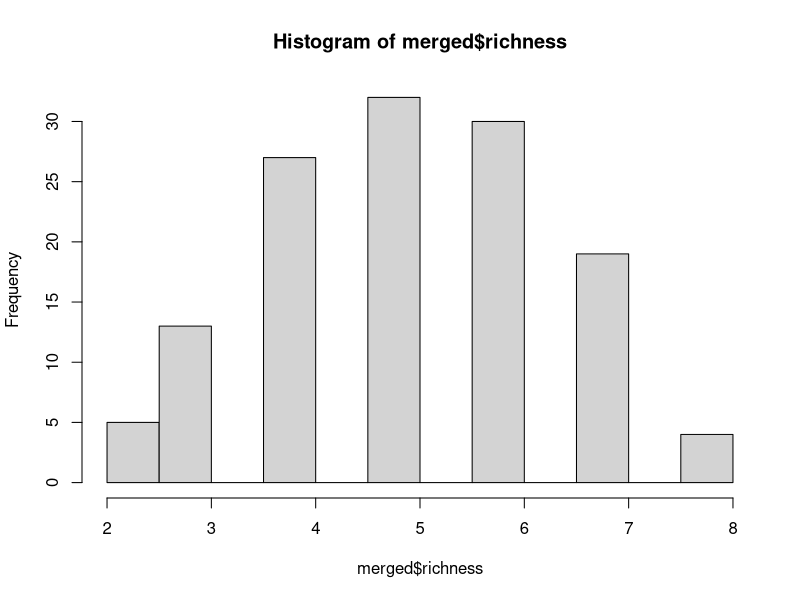

This chart was generated by the following R code: (Note: this script raises an error after producing the figure.)
# Dissertation Modeling Analysis
# 12/03/2024
# Carla Leone

## Load the data----
library(readxl)
library(tidyverse)
indices <- read_excel("data/results.clean.xlsx", 
                      sheet = "matched_times")

phonic <- read_excel("data/phonic_richness.xlsx", 
                            sheet = "big_sheet (3)")


View(indices)
indices<- subset(indices, select = -c(long, lat) ) #remove unnecessary columns

# merge the datasets
View(phonic)
View(indices)
indices <- indices %>%
  rename(minute = recording_minute)
phonic$wav_files <- paste(phonic$recording, phonic$minute, sep = "")
merged <- merge(indices, phonic, by = c("site", "wav_files"))
View(merged)                
str(merged)

library(openxlsx)
write.xlsx(merged, "merged.xlsx")
### Data Exploration ----
library(lme4)
hist(merged$richness)
lm1<- lm(low_richness~habitat, data=merged)
kw_lwrich<- kruskal.test(low_richness~habitat, data=merged)
kw_lwrich
kw_sunrise<- kruskal.test(low_richness~sunrise, data=merged)
kw_sunrise


lme1<- lmer(richness~ACI_low+ ACI_high +ACI_full +AEI_low +AEI_high +AEI_full+ BI_low +BI_high+ BI_full+ H_low+ H_high+ H_full+ TE_low+ TE_high+ TE_full +SE_low+ SE_high+ SE_full  +M_low+ M_high+ M_full+ NDSI + (1|site), data= merged )
print(colnames(merged))

avg_richness<- merged %>%
  group_by(habitat.y) %>%
  summarise(avg_richness = mean(richness),
            sd = sd(richness))%>%
  ungroup()
View(avg_richness)
boxplot(merged$low_richness~merged$habitat)
boxplot(meta_richness$low_richness~meta_richness$habitat)
boxplot(merged$low_richness...26~merged$habitat.y)
boxplot(merged$richness~merged$habitat.y)
merged$wind<- as.factor(merged$wind)
## Random Forest Attempt----
install.packages("randomForest")
library(randomForest)
install.packages("caret")
library(caret)
library(readxl)
library(tidyverse)
library(vegan)
library(datasets)
data<- iris
View(data)

str(merged)
library(readxl)
merged <- read_excel("data/merged.xlsx", 
                     sheet = "merged3")
View(merged)
#training
set.seed(222)
ind <- sample(2, nrow(merged_habitats), replace = TRUE, prob = c(0.7, 0.3))
train <- merged_habitats[ind==1,] #65 values 
train
test <- merged3[ind==2,] # 131 values

#random forest
rf <- randomForest(richness~., data=train, proximity=TRUE) 
print(rf)

p1 <- predict(rf, train)
confusionMatrix(p1, train$ richness)

# adjust the model because clearly has a lot of error
t <- tuneRF(train[,-5], train[,5],
            stepFactor = 0.5,
            plot = TRUE,
            ntreeTry = 150,
            trace = TRUE,
            improve = 0.05)
?tuneRF

# not super sure what this does but lets see
hist(treesize(rf),
     main = "No. of Nodes for the Trees",
     col = "green")

#Variable Importance
varImpPlot(rf1,
           sort = T,
           n.var = 10,
           main = "Top 10 - Variable Importance")
importance(rf)

MDSplot(rf, train$richness)

library(corrplot)
?corrplot
corrplot(cor(matrix_hab1_numeric))
cor(matrix_hab1)
matrix_hab1<- as.matrix(df_habitat_1)
matrix_hab1<- subset(matrix_hab1, select = -c(richness))
str(matrix_hab1)
View(matrix_hab1_numeric)
column_names <- matrix_hab1[1, ]

matrix_hab1_numeric <- as.numeric(matrix_hab1)
matrix_hab1 <- matrix_hab1[-1, ]
colnames(matrix_hab1) <- column_names

### Try forest with low richness ----
str(merged)
merged_habitats<- subset(merged, select = c(1, 4:24,51,57))
View(merged_habitats)
merged_habitats$richness<- as.factor(merged_habitats$richness)
## Split data into habitats
# Data frame for habitat category 1
df_habitat_1 <- merged_habitats %>%
  filter(habitat == 1)%>%
  select(-c(habitat, site))

df_habitat_1$richness<- as.factor(df_habitat_1$richness)

# adjust the model because clearly has a lot of error
t <- tuneRF(train[,-5], train[,5],
            stepFactor = 0.5,
            plot = TRUE,
            ntreeTry = 150,
            trace = TRUE,
            improve = 0.05)

# not super sure what this does but lets see
hist(treesize(rf),
     main = "No. of Nodes for the Trees",
     col = "green")

#Variable Importance
varImpPlot(rf1,
           sort = T,
           n.var = 10,
           main = "Top 10 - Variable Importance")
importance(rf1)
MDSplot(rf1, train1$richness)
# checking correlations between the different variables
View(merged_habitats)
cor_habitats<- subset(merged_habitats, select = -c(site, habitat.y))
library(corrplot)
correlation_matrix <- cor(cor_habitats[, -ncol(merged_habitats)], df$richness)
print(correlation_matrix)
corrplot(correlation_matrix)

# Data frame for habitat category 2
df_habitat_2 <- merged_habitats %>%
  filter(habitat == 2) %>%
  select(-c(habitat, site))
df_habitat_2$richness<- as.factor(df_habitat_2$richness)
View(df_habitat_2)
# training
set.seed(222)
ind2 <- sample(2, nrow(df_habitat_2), replace = TRUE, prob = c(0.6, 0.4))
train2 <- df_habitat_2[ind2==1,]  
train2
train2 <- na.omit(train2)
test2 <- df_habitat_2[ind2==2,] 
test2<- na.omit(test2)

#random forest
 
rf2 <- randomForest(richness~., data=train2, proximity=TRUE) 
print(rf2)

p1.2 <- predict(rf2, train2)
confusionMatrix(p1.2, train2$ richness)

p2.2<- predict(rf2, test2)
confusionMatrix(p2.2, test2$ richness)

# adjust the model because clearly has a lot of error
t <- tuneRF(train[,-5], train[,5],
            stepFactor = 0.5,
            plot = TRUE,
            ntreeTry = 150,
            trace = TRUE,
            improve = 0.05)

# not super sure what this does but lets see
hist(treesize(rf2),
     main = "No. of Nodes for the Trees",
     col = "green")

#Variable Importance
varImpPlot(rf2,
           sort = T,
           n.var = 10,
           main = "Top 10 - Variable Importance")
importance(rf2)
 str(merged_habitats)
 #trying with the top important variables
df_habitat_2.2 <- merged_habitats %>%
  filter(habitat == 2) %>%
  select(-c(1, 2:8,10:12, 14:18, 20, 24,))
df_habitat_2.2$richness<- as.factor(df_habitat_2.2$richness)
View(df_habitat_2.2)
# training
set.seed(222)
ind2 <- sample(2, nrow(df_habitat_2.2), replace = TRUE, prob = c(0.7, 0.3))
train2 <- df_habitat_2.2[ind2==1,]  
test2 <- df_habitat_2.2[ind2==2,] 

rf.2.2<- randomForest(richness~., data=train2, proximity=TRUE) 
print(rf.2.2)
MDSplot(rf2, train2$richness)
View(merged_habitats)
# Data frame for habitat category 3
df_habitat_1 <- merged_habitats %>%
  filter(habitat == 1)%>%
  select(-c(habitat, site))
df_habitat_1$richness<- as.factor(df_habitat_1$richness)
View(df_habitat_1)

is.na(df_habitat_1$richness)
any(is.na(train1$richness))
levels(train1$richness)
table(df_habitat_1$richness)
# training
set.seed(222)
ind1 <- sample(2, nrow(df_habitat_1), replace = TRUE, prob = c(0.6, 0.4))
train1 <- df_habitat_1[ind1==1,]  
test1<- df_habitat_1[ind1==2,] 


#random forest
rf1 <- randomForest(richness~., data=train1, proximity=TRUE, mtry= 4) 
print(rf1)

p1<- predict(rf3, train3)
confusionMatrix(p1.3, train3$ richness)

p2<- predict(rf1, test1)
confusionMatrix(p2, test1$ richness)

# adjust the model because clearly has a lot of error
t <- tuneRF(train[,-5], train[,5],
            stepFactor = 0.5,
            plot = TRUE,
            ntreeTry = 150,
            trace = TRUE,
            improve = 0.05)

# not super sure what this does but lets see
hist(treesize(rf2),
     main = "No. of Nodes for the Trees",
     col = "green")

#Variable Importance
varImpPlot(rf3,
           sort = T,
           n.var = 10,
           main = "Top 10 - Variable Importance")
importance(rf2)

MDSplot(rf2, train2$richness)


df_habitat_1 <- merged_habitats %>%
  filter(habitat.y == 1)%>%
  select(-c(habitat.y, site))
df_habitat_3$richness<- as.factor(df_habitat_3$richness)
View(df_habitat_1)

# training
set.seed(222)
ind3 <- sample(2, nrow(df_habitat_3), replace = TRUE, prob = c(0.6, 0.4))
train3 <- df_habitat_3[ind3==1,]  
test3 <- df_habitat_3[ind3==2,] 


#random forest
rf3 <- randomForest(richness~., data=train3, proximity=TRUE, mtry= 4) 
print(rf3)

p1.3<- predict(rf3, train3)
confusionMatrix(p1.3, train3$ richness)

p2.3<- predict(rf3, test3)
confusionMatrix(p2.3, test3$ richness)
#193 observations of 67 variables----
merged7<- subset(merged, select = c(4:25, 52))
View(merged7)

# dataset with only richness and the indices
merged7$low_richness<- as.factor(merged7$low_richness)
View(merged3)

#training
set.seed(222)
ind <- sample(2, nrow(merged7), replace = TRUE, prob = c(0.7, 0.3))
train <- merged7[ind==1,] #65 values 
test <- merged7[ind==2,] # 131 values

#random forest
rf <- randomForest(low_richness~., data=train, proximity=TRUE) 
print(rf)

p1 <- predict(rf, train)
confusionMatrix(p1, train$ richness)

# adjust the model because clearly has a lot of error
t <- tuneRF(train[,-5], train[,5],
            stepFactor = 0.5,
            plot = TRUE,
            ntreeTry = 150,
            trace = TRUE,
            improve = 0.05)

# not super sure what this does but lets see
hist(treesize(rf),
     main = "No. of Nodes for the Trees",
     col = "green")

#Variable Importance
varImpPlot(rf,
           sort = T,
           n.var = 10,
           main = "Top 10 - Variable Importance")
importance(rf)

MDSplot(rf, train$richness)


### RF with Habitats ----

merged_cleaner<- subset(merged_habitats, select = -c(richness))
merged_cleaner$habitat<- as.factor(merged_cleaner$habitat)
merged_avg<- merged_cleaner %>%
  group_by(site, habitat)%>%
  summarise_all(list(mean=mean)) %>%
  ungroup()

merged_avg<- subset(merged_avg, select = -c(site))
merged_avg$habitat.y<- as.factor(merged_avg$habitat.y)
str(merged_avg)
#training
library(randomForest)
library(caret)
set.seed(222)
ind <- sample(2, nrow(merged_avg), replace = TRUE, prob = c(0.8, 0.2))
train <- merged_avg[ind==1,] #65 values 
test <- merged_avg[ind==2,] # 131 values


levels(train$habitat.y)
set.seed(71)
rf_test<- randomForest(habitat.y~., data= merged_avg, importance= TRUE, proximity= TRUE)
print(rf_test)
#random forest
?randomForest
rf <- randomForest(habitat.y~., data=train, proximity=TRUE, ntree=1000, mtry= 2) 
print(rf)
plot(rf)

p1 <- predict(rf, train)
confusionMatrix(p1, train$ habitat.y)

p2 <- predict(rf, test)
confusionMatrix(p2, test$ habitat.y)


# adjust the model because clearly has a lot of error
t <- tuneRF(train[,-5], train[,5],
            stepFactor = 0.5,
            plot = TRUE,
            ntreeTry = 150,
            trace = TRUE,
            improve = 0.05)

# not super sure what this does but lets see
hist(treesize(rf),
     main = "No. of Nodes for the Trees",
     col = "green")
#what do the nodes mean?

#Variable Importance
varImpPlot(rf,
           sort = T,
           n.var = 10,
           main = "Top 10 - Variable Importance")
importance(rf)
## Try the random forest plot to predict simpsons instead of richness?----
merged4<- subset(merged, select = c( 4:25, 59))
merged4$habitat.y<- as.factor(merged4$habitat.y)
View(merged4)

#training
set.seed(222)
ind <- sample(2, nrow(merged4), replace = TRUE, prob = c(0.7, 0.3))
train <- merged4[ind==1,] #65 values 
test <- merged4[ind==2,] # 131 values

#random forest
rf <- randomForest(habitat.y~., data=train, proximity=TRUE) 
print(rf)
plot(rf)

p1 <- predict(rf, train)
confusionMatrix(p1, train$ habitat.y)

p2 <- predict(rf, test)
confusionMatrix(p2, test$ habitat.y)
# confusion matrix results:
# accuracy = 0.968, p value < 0.01

# adjust the model because clearly has a lot of error
t <- tuneRF(train[,-5], train[,5],
            stepFactor = 0.5,
            plot = TRUE,
            ntreeTry = 150,
            trace = TRUE,
            improve = 0.05)

# not super sure what this does but lets see
hist(treesize(rf),
     main = "No. of Nodes for the Trees",
     col = "green")
#what do the nodes mean?

#Variable Importance
varImpPlot(rf,
           sort = T,
           n.var = 10,
           main = "Top 10 - Variable Importance")
importance(rf)
# important variables:
# M High, SE high, H high,SE full, H full, AEI High, M full
MDSplot(rf, train$richness)

### Try it with the new habitats----
str(merged)
merged5<- subset(merged, select = c(1, 4:25, 60))
merged5$habitat.y<- as.factor(merged5$habitat.y)
View(merged5)

#training
set.seed(222)
ind <- sample(2, nrow(merged5), replace = TRUE, prob = c(0.7, 0.3))
train <- merged5[ind==1,] #65 values 
test <- merged5[ind==2,] # 131 values

#random forest
rf <- randomForest(revised_habitat~., data=train, proximity=TRUE) 
model <- randomForest(revised_habitat ~ . + site, data = train, importance = TRUE)
print(model)
print(rf)
plot(rf)


p3<-  predict(model, train)
confusionMatrix(p1, train$ revised_habitat)

p4<- predict(model, test)
confusionMatrix(p2, test$ revised_habitat)

p1 <- predict(rf, train)
confusionMatrix(p1, train$ revised_habitat)

p2 <- predict(rf, test)
confusionMatrix(p2, test$ revised_habitat)
# confusion matrix results:
# accuracy = 1, p value < 0.01

# adjust the model because clearly has a lot of error
t <- tuneRF(train[,-5], train[,5],
            stepFactor = 0.5,
            plot = TRUE,
            ntreeTry = 150,
            trace = TRUE,
            improve = 0.05)

# not super sure what this does but lets see
hist(treesize(rf),
     main = "No. of Nodes for the Trees",
     col = "green")
#what do the nodes mean?

#Variable Importance
varImpPlot(model,
           sort = T,
           n.var = 10,
           main = "Top 10 - Variable Importance")
importance(model)
# important variables:
# M High, M full, SE high, SE full, H full, H high, BI high

MDSplot(rf, train$revised_habitat)


### Looking at random forest for time variation ----
str(merged)

# code for summarizing simpsons, may be useful at some point
merged_habitats<-  merged %>%
  subset(select= c(1, 4:25, 60)) %>%
  group_by(site,habitat.y) %>%
  summarize(across(2:21, mean))%>%
  ungroup()
View(merged_habitats)
merged_habitats<- subset(merged_habitats, select= -c(1))
merged_habitats$habitat.y<- as.factor(merged_habitats$habitat.y)

#save the excel 
install.packages("openxlsx")
library(openxlsx)
write.xlsx(merged_habitats, "merged_habitats.xlsx")
write.xlsx(merged5, "merged_full.xlsx")

## Now run the forest model
merged6<- subset(merged, select = c( 4:25, 30))
merged6$time<- as.factor(merged6$time)
View(merged6)

#training
set.seed(222)
ind <- sample(2, nrow(merged_habitats), replace = TRUE, prob = c(0.7, 0.3))
train <- merged_habitats[ind==1,] #65 values 
test <- merged_habitats[ind==2,] # 131 values

#random forest
rf <- randomForest(habitat.y~., data=train, proximity=TRUE) 
print(rf)
plot(rf)

p1 <- predict(rf, train)
confusionMatrix(p1, train$ habitat.y)

p2 <- predict(rf, test)
confusionMatrix(p2, test$ habitat.y)
# confusion matrix results:
# accuracy = 1, p value < 0.01

# adjust the model because clearly has a lot of error
t <- tuneRF(train[,-5], train[,5],
            stepFactor = 0.5,
            plot = TRUE,
            ntreeTry = 150,
            trace = TRUE,
            improve = 0.05)
# not super sure what this does but lets see
## DOES NOT HELP PREDICT TIME

### Try a PCA with the indices----
indices_pca_data<- subset(merged_simpsons, select = -c(2))
indices_pca_data<- indices_pca_data %>%
  column_to_rownames(var = "site") # make site the name of the rows

# try the PCA
pca_indices<- rda(indices_pca_data, scale=T)
plot(pca_indices)
summary(pca_indices)
#pca 1 heavy on all the SEs and Hs
#pca 2 is mainy just the AEI
biplot(pca_indices)
screeplot(pca_indices)
# is it even worth it to use PC2?

# ACI Low----
avg_aci_low <- merged %>%
  group_by(time,max_richness) %>%
  summarise(avg_aci = mean(ACI_low),
            sd_aci = sd(ACI_low),
            se_aci = sd(ACI_low) /sqrt(n()))%>%
  ungroup()#gives the stats for each habitat at each time point. Has taken the average richness of each habitat for each time.

View(avg_aci_low)


#plot
ggplot(avg_aci_low, aes(x = time, y = avg_aci, color = habitat)) +
  geom_line() +  # Add lines
  geom_point() +  # Add points
  labs(x = "Time", y = "Average ACI Low Frequency Band", color = "Habitat Category") +  # Labels
  theme_minimal()  # Optional: change theme if desired


# aci vs max richness ----
merged$max_richness<- as.factor(merged$max_richnes)
richness_aci <- merged %>%
  group_by(time, richness) %>%
  summarise(avg_aci = mean(ACI_low),
            sd_aci = sd(ACI_low),
            se_aci = sd(ACI_low) /sqrt(n()))%>%
  ungroup()

#plot aci low vs time
time_aci <- merged %>%
  group_by(time, site) %>%
  summarise(avg_aci = mean(ACI_low),
            sd_aci = sd(ACI_low),
            se_aci = sd(ACI_low) /sqrt(n()))%>%
  ungroup()

ggplot(merged, aes(x = ACI_full, y = richness, color = habitat)) +
  geom_line() +  # Add lines
  geom_point() +  # Add points
  labs(x = "Time", y = "Average ACI Low Frequency Band", color = "Habitat Category") +  # Labels
  theme_minimal()  # Optional: change theme if desired

### Model with aci and other variables----
ggplot(merged,(aes(x=ACI_full, y = richness))+
         geom_smooth())
plot(merged$richness~ACI_low + habitat, data=merged)

lm1<- lm(richness ~ ACI_low + site, data=merged)
summary(lm1)

### Try a model ----
lm_ratios<- lm(invert_dominance~time + habitat, data = ratios)
summary(lm_ratios)

### Basic Models ----
boxplot(merged$ACI_full~merged$habitat)

lm_time<- lm(ACI_low~time + habitat, data=merged)
summary(lm_time)
plot(merged$ACI_low~merged)
### Looking at all indices ----
library(readxl)
results_clean <- read_excel("data/results.clean.xlsx", 
                            sheet = "results.clean")
View(results_clean)
str(results_clean)
results_clean2<- subset(results_clean, select = c(2:24,26))
results_clean2$site<- tolower(gsub(" ", "_", results_clean2$site))
results_clean2$habitat<- as.factor(results_clean2$habitat)
View(results_clean2)
results_clean2<- results_clean2 %>%
  group_by(site,habitat)%>%
  summarise_all(list(mean=mean))%>%
  ungroup()

results_clean2<- results_clean2 %>%
  column_to_rownames(var = "site")

dist_indices<- vegdist(results_clean2, method="bray")
cluster_indices<- hclust(dist_indices, method = "average", members = NULL)
plot(cluster_indices)

pca_indices<- prcomp(results_clean2, scale=TRUE)
summary(pca_indices)
screeplot(pca_indices)
pca_indices
biplot(pca_indices)


                   
### Richness vs time ----
str(merged)
time<- subset(merged, select=c(sunrise, time, richness, sunrise_time, site, habitat, day))
View(time)
time$habitat<- as.factor(time$habitat)

#linear plot
ggplot(time, aes(x = time, y = richness, color = site)) +
geom_smooth(se=F) +
  geom_point(data = time, aes(x = sunrise_time, y = NA), shape = 17, color = "black", size = 3) +
  labs(x = "Time", y = "Full Max Richness", color = "Habitat") +
  facet_wrap(~habitat)+
  theme_minimal()

sunrise_data <- subset(time, sunrise == "yes")
View(sunrise_data)

ggplot() +
  geom_smooth(data = time, aes(x = time, y = richness, color = site), se = FALSE) +
  geom_point(data = sunrise_data, aes(x = time, y = richness), shape = 17, color = "black", size = 3) +
  labs(x = "Time", y = "Full Max Richness", color = "Site") +
  facet_wrap(~habitat) +
  theme_minimal()

# Plot
# Summarize data to calculate mean sunrise time per site
summarized_df <- time %>%
  group_by(site) %>%
  summarize(mean_sunrise_time = mean(sunrise_time)) %>%
  ungroup()
View(summarized_df)
# Plot
ggplot(time, aes(x = time, y = richness, color = site)) +
  geom_line() +
  geom_point(data = summarized_df, aes(x = sunrises, y = richness_time), color = "black", size = 3)
  

sunrise_time<- c("1900-01-01 05:00:00", "1900-01-01 06:30:00", "1900-01-01 04:30:00", "1900-01-01 05:30:00", "1900-01-01 04:30:00", "1900-01-01 06:00:00", "1900-01-01 04:30:00", "1900-01-01 04:30:00", "1900-01-01 05:00:00", "1900-01-01 06:30:00")
summarized_df$sunrises<- posix_time
str(summarized_df)
posix_time <- as.POSIXct(sunrise_time, format = "%Y-%m-%d %H:%M:%S")
summarized_df$richness_time<- c(6,4,6,5,5,6,5,6,6,5)
summarized_df<- subset(summarized_df, select = c(sunrises, richness_time))
#day night and dawn
danw_data<- time%>%
  group_by(site, day) %>%
  summarise(mean = mean(richness),
            sd = sd(richness))%>%
  ungroup()
View(danw_data)
boxplot(danw_data$mean~danw_data$day)

kruskal.test(mean~day, data=danw_data)
